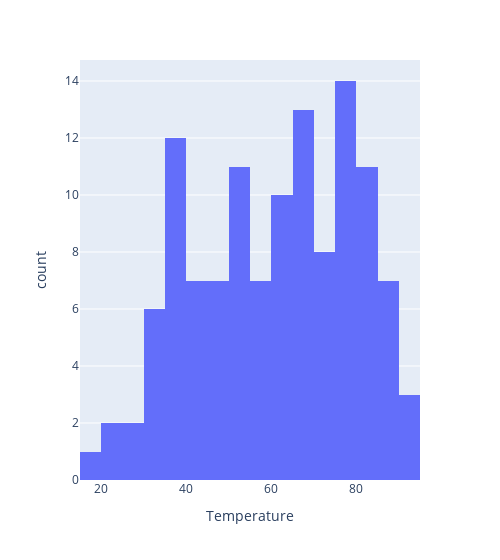
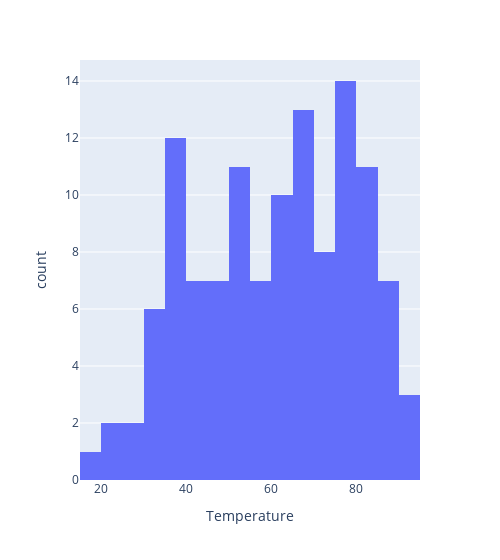
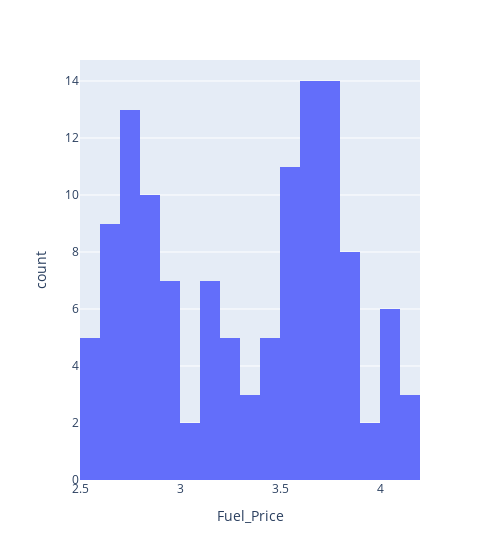
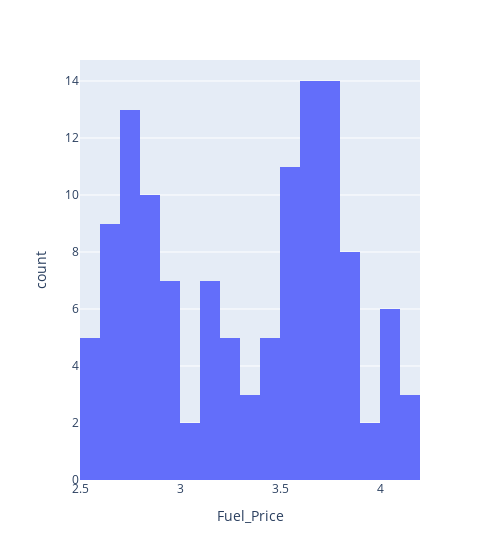

Here is the notebook cell these charts were saved with, in order:
### Code cell
#Pour les colonnes Temperature, Fuel_price, CPI and Unemployment on supprimes les outliners à +/- 3std
#[dataset.drop(dataset[(-3*data_desc.loc['std',c]>=dataset[c]) | (dataset[c]>=3*data_desc.loc['std',c])].index,inplace=True) for c in ['Temperature','Fuel_Price','CPI','Unemployment']]

for c in ['Temperature','Fuel_Price','CPI','Unemployment']:
    fig = px.histogram(dataset,x=c,nbins=30,width=500)
    fig.show()
    print("Number of rows Avant: {}".format(dataset.shape[0]))
    mask = (data_desc.loc['mean',c]-3*data_desc.loc['std',c]>=dataset[c]) | (dataset[c]>=data_desc.loc['mean',c]+3*data_desc.loc['std',c])
    dataset.drop(dataset[mask].index,inplace=True)
    print("Number of rows Apres: {}".format(dataset.shape[0]))
    fig = px.histogram(dataset,x=c,nbins=30,width=500)
    fig.show()

### Figure 1 — Plotly figure (JSON) as saved in the notebook; plotly's stock layout.template omitted (floating-point values rounded to 4 significant figures; data arrays with more than 128 entries replaced by an {"elided": "..."} marker saying what was removed)
{"data": [{"alignmentgroup": "True", "bingroup": "x", "hovertemplate": "Temperature=%{x}<br>count=%{y}<extra></extra>", "legendgroup": "", "marker": {"color": "#636efa", "pattern": {"shape": ""}}, "name": "", "nbinsx": 30, "offsetgroup": "", "orientation": "v", "showlegend": false, "type": "histogram", "x": {"elided": "136 float values"}, "xaxis": "x", "yaxis": "y"}], "layout": {"barmode": "relative", "legend": {"tracegroupgap": 0}, "margin": {"t": 60}, "width": 500, "xaxis": {"anchor": "y", "domain": [0, 1], "title": {"text": "Temperature"}}, "yaxis": {"anchor": "x", "domain": [0, 1], "title": {"text": "count"}}}}

### Figure 2 — Plotly figure (JSON) as saved in the notebook; plotly's stock layout.template omitted (floating-point values rounded to 4 significant figures; data arrays with more than 128 entries replaced by an {"elided": "..."} marker saying what was removed)
{"data": [{"alignmentgroup": "True", "bingroup": "x", "hovertemplate": "Temperature=%{x}<br>count=%{y}<extra></extra>", "legendgroup": "", "marker": {"color": "#636efa", "pattern": {"shape": ""}}, "name": "", "nbinsx": 30, "offsetgroup": "", "orientation": "v", "showlegend": false, "type": "histogram", "x": {"elided": "136 float values"}, "xaxis": "x", "yaxis": "y"}], "layout": {"barmode": "relative", "legend": {"tracegroupgap": 0}, "margin": {"t": 60}, "width": 500, "xaxis": {"anchor": "y", "domain": [0, 1], "title": {"text": "Temperature"}}, "yaxis": {"anchor": "x", "domain": [0, 1], "title": {"text": "count"}}}}

### Figure 3 — Plotly figure (JSON) as saved in the notebook; plotly's stock layout.template omitted (floating-point values rounded to 4 significant figures; data arrays with more than 128 entries replaced by an {"elided": "..."} marker saying what was removed)
{"data": [{"alignmentgroup": "True", "bingroup": "x", "hovertemplate": "Fuel_Price=%{x}<br>count=%{y}<extra></extra>", "legendgroup": "", "marker": {"color": "#636efa", "pattern": {"shape": ""}}, "name": "", "nbinsx": 30, "offsetgroup": "", "orientation": "v", "showlegend": false, "type": "histogram", "x": {"elided": "136 float values"}, "xaxis": "x", "yaxis": "y"}], "layout": {"barmode": "relative", "legend": {"tracegroupgap": 0}, "margin": {"t": 60}, "width": 500, "xaxis": {"anchor": "y", "domain": [0, 1], "title": {"text": "Fuel_Price"}}, "yaxis": {"anchor": "x", "domain": [0, 1], "title": {"text": "count"}}}}

### Figure 4 — Plotly figure (JSON) as saved in the notebook; plotly's stock layout.template omitted (floating-point values rounded to 4 significant figures; data arrays with more than 128 entries replaced by an {"elided": "..."} marker saying what was removed)
{"data": [{"alignmentgroup": "True", "bingroup": "x", "hovertemplate": "Fuel_Price=%{x}<br>count=%{y}<extra></extra>", "legendgroup": "", "marker": {"color": "#636efa", "pattern": {"shape": ""}}, "name": "", "nbinsx": 30, "offsetgroup": "", "orientation": "v", "showlegend": false, "type": "histogram", "x": {"elided": "136 float values"}, "xaxis": "x", "yaxis": "y"}], "layout": {"barmode": "relative", "legend": {"tracegroupgap": 0}, "margin": {"t": 60}, "width": 500, "xaxis": {"anchor": "y", "domain": [0, 1], "title": {"text": "Fuel_Price"}}, "yaxis": {"anchor": "x", "domain": [0, 1], "title": {"text": "count"}}}}
